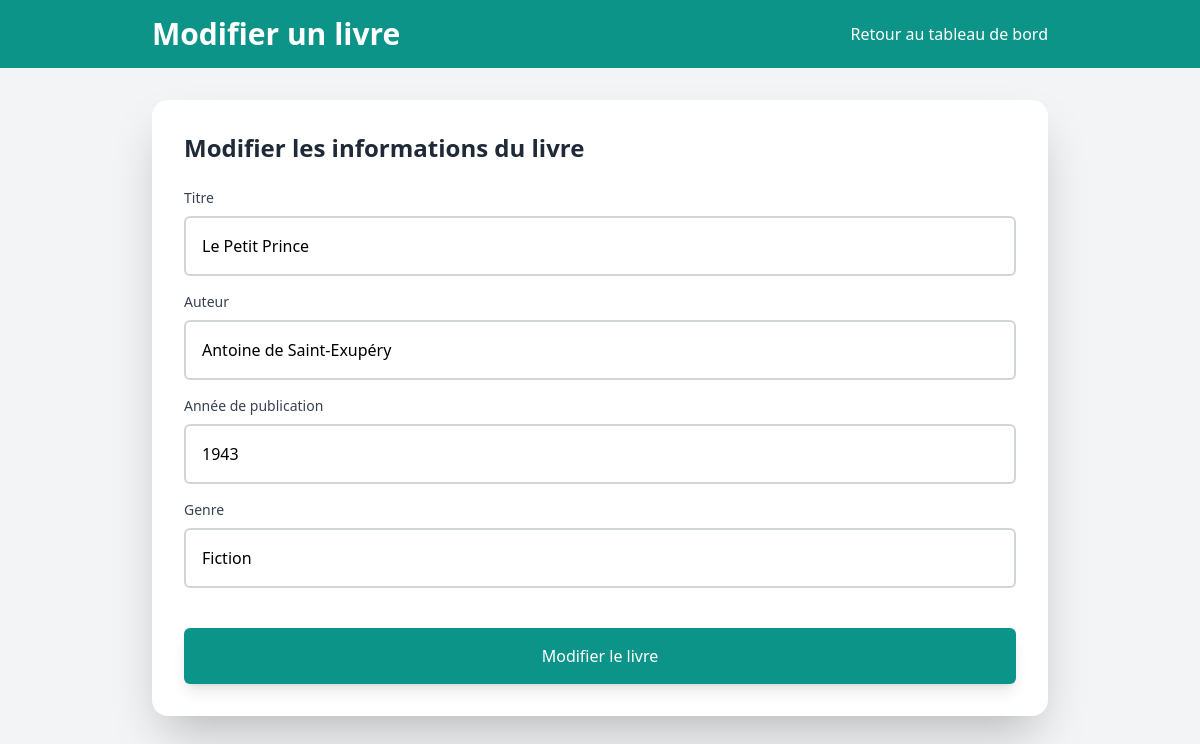
Screenshot of /modifier_livre.php?id=1 (signed in) with the database file from the repository.
### tables this page shows
CREATE TABLE IF NOT EXISTS livres (
    id INT AUTO_INCREMENT PRIMARY KEY,
    titre VARCHAR(255) NOT NULL,
    auteur VARCHAR(255) NOT NULL,
    annee_publication INT,
    genre VARCHAR(100),
    date_ajout TIMESTAMP DEFAULT CURRENT_TIMESTAMP
);

### modifier_livre.php (the view, shortened to what this page needs)
<?php
require_once 'config.php';
if (isset($_GET['id'])) {
    $id = $_GET['id'];
    $stmt = $pdo->prepare("SELECT * FROM livres WHERE id = ?");
    $stmt->execute([$id]);
    $livre = $stmt->fetch();
}
?>
<!DOCTYPE html>
<html lang="fr">
<head>
    <script src="https://cdn.tailwindcss.com"></script>
</head>
<body class="bg-gray-100">
    <div class="bg-teal-600 text-white py-4">
        <div class="max-w-4xl mx-auto flex justify-between items-center">
            <h1 class="text-3xl font-extrabold">Modifier un livre</h1>
            <div class="space-x-6">
                <a href="admin_dashboard.php" class="hover:text-teal-200">Retour au tableau de bord</a>
            </div>
        </div>
    </div>
    <div class="max-w-4xl mx-auto p-8 bg-white rounded-2xl shadow-2xl mt-8">
        <h2 class="text-2xl font-semibold text-gray-800 mb-6">Modifier les informations du livre</h2>
        <form action="modifier_livre.php?id=<?php echo $livre['id']; ?>" method="POST">
            <div class="mb-4">
                <label for="titre" class="block text-sm font-medium text-gray-700">Titre</label>
                <input type="text" id="titre" name="titre" value="<?php echo htmlspecialchars($livre['titre']); ?>" required class="w-full p-4 mt-2 border-2 border-gray-300 rounded-md focus:outline-none focus:ring-2 focus:ring-teal-400 focus:border-transparent">
            </div>
            <div class="mb-4">
                <label for="auteur" class="block text-sm font-medium text-gray-700">Auteur</label>
                <input type="text" id="auteur" name="auteur" value="<?php echo htmlspecialchars($livre['auteur']); ?>" required class="w-full p-4 mt-2 border-2 border-gray-300 rounded-md focus:outline-none focus:ring-2 focus:ring-teal-400 focus:border-transparent">
            </div>
            <div class="mb-4">
                <label for="annee_publication" class="block text-sm font-medium text-gray-700">Année de publication</label>
                <input type="number" id="annee_publication" name="annee_publication" value="<?php echo htmlspecialchars($livre['annee_publication']); ?>" required class="w-full p-4 mt-2 border-2 border-gray-300 rounded-md focus:outline-none focus:ring-2 focus:ring-teal-400 focus:border-transparent">
            </div>
            <div class="mb-4">
                <label for="genre" class="block text-sm font-medium text-gray-700">Genre</label>
                <input type="text" id="genre" name="genre" value="<?php echo htmlspecialchars($livre['genre']); ?>" required class="w-full p-4 mt-2 border-2 border-gray-300 rounded-md focus:outline-none focus:ring-2 focus:ring-teal-400 focus:border-transparent">
            </div>
            <button type="submit" name="modifier_livre" class="w-full bg-teal-600 text-white p-4 mt-6 rounded-md shadow-lg hover:bg-teal-700 transform transition-all duration-300 hover:scale-105">
                Modifier le livre
            </button>
        </form>
    </div>
</body>
</html>

### rows the page displays
livres: titre "Le Petit Prince", auteur "Antoine de Saint-Exupéry", annee_publication "1943", genre "Fiction"
